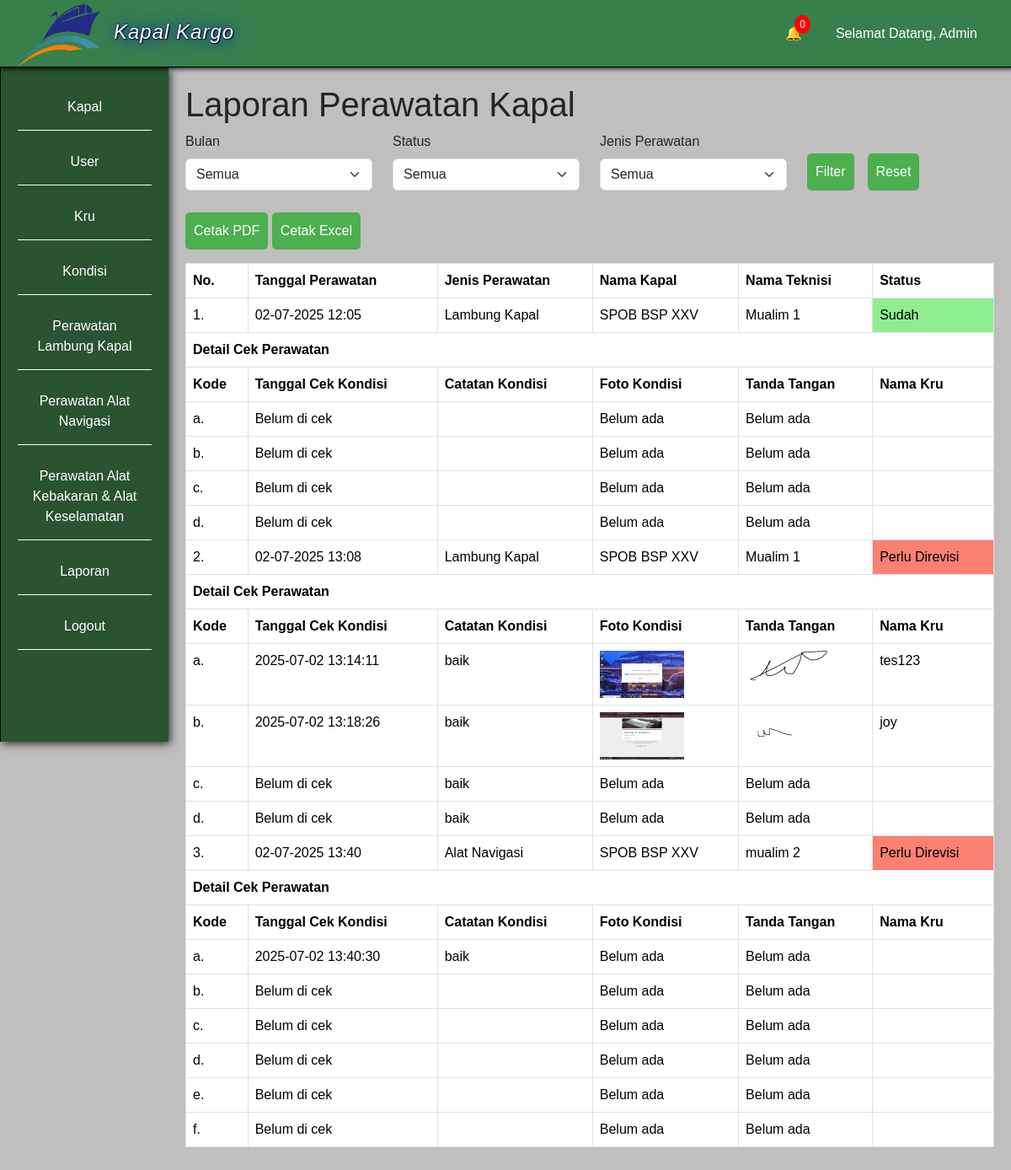
The app's page /laporan.php (signed in) with its own data.
### tables this page shows
CREATE TABLE `user` (
  `id_user` int(11) NOT NULL,
  `nama_lengkap` varchar(50) NOT NULL,
  `username` varchar(50) NOT NULL,
  `password` varchar(255) NOT NULL,
  `role` enum('Administrator','Kru Lambung Kapal','Kru Alat Navigasi Kapal','Kru Alat Kebakaran dan Keselamatan Kapal') NOT NULL
);

CREATE TABLE `jenis_perawatan` (
  `id_jenis_perawatan` int(11) NOT NULL,
  `jenis_perawatan` varchar(100) NOT NULL
);

CREATE TABLE `perawatan` (
  `id_perawatan` int(11) NOT NULL,
  `id_kapal` int(11) NOT NULL,
  `id_kru` int(11) NOT NULL,
  `id_jenis_perawatan` int(11) NOT NULL,
  `tanggal_perawatan` datetime NOT NULL,
  `status` enum('Sudah','Belum Dibaca','Perlu Direvisi') DEFAULT NULL,
  `catatan_revisi` text NOT NULL
);

CREATE TABLE `kapal` (
  `id_kapal` int(11) NOT NULL,
  `nama_kapal` varchar(255) NOT NULL,
  `foto_kapal` text NOT NULL
);

CREATE TABLE `kru` (
  `id_kru` int(11) NOT NULL,
  `nama` varchar(50) NOT NULL,
  `jabatan` varchar(50) NOT NULL,
  `id_jenis_perawatan` int(11) NOT NULL
);

CREATE TABLE `detail_perawatan` (
  `id_detail_perawatan` int(11) NOT NULL,
  `id_perawatan` int(11) NOT NULL,
  `id_kondisi` int(11) NOT NULL,
  `catatan_kondisi` text DEFAULT NULL,
  `foto_kondisi` text DEFAULT NULL,
  `tanggal_cek_kondisi` datetime DEFAULT NULL,
  `tanda_tangan` text DEFAULT NULL,
  `nama_kru` varchar(100) NOT NULL
);

### laporan.php (the view, shortened to what this page needs)
<?php
include 'koneksi.php';
$id_user = $_SESSION['id_user'];
$dataUser = mysqli_fetch_assoc(mysqli_query($conn, "SELECT * FROM user WHERE id_user = '$id_user'"));
$filter_bulan = $_GET['bulan'] ?? '';
$filter_status = $_GET['status'] ?? '';
$filter_jenis = $_GET['jenis_perawatan'] ?? '';
$query = "SELECT * FROM perawatan
INNER JOIN kapal ON perawatan.id_kapal = kapal.id_kapal
INNER JOIN kru ON perawatan.id_kru = kru.id_kru
INNER JOIN jenis_perawatan ON perawatan.id_jenis_perawatan = jenis_perawatan.id_jenis_perawatan
WHERE 1=1";
$query .= " ORDER BY tanggal_perawatan ASC";
$perawatan = mysqli_query($conn, $query);
?>
<!doctype html>
<html lang="id">
<head>
    <link href="https://cdn.jsdelivr.net/npm/bootstrap@5.3.3/dist/css/bootstrap.min.css" rel="stylesheet">
    <link rel="stylesheet" href="style.css">
  </head>
<body>
<?php include 'top-side-bar.php'; ?>
<div class="main">
    <h1>Laporan Perawatan Kapal</h1>
    <form method="get" class="row justify-content-center mb-3">
        <div class="col-md-3">
            <label>Bulan</label>
            <select name="bulan" class="form-select">
                <option value="">Semua</option>
            </select>
        </div>
        <div class="col-md-3">
            <label>Status</label>
            <select name="status" class="form-select">
                <option value="">Semua</option>
            </select>
        </div>
        <div class="col-md-3">
            <label>Jenis Perawatan</label>
            <select name="jenis_perawatan" class="form-select">
                <option value="">Semua</option>
            </select>
        </div>
        <div class="col-md-3 d-flex align-items-end">
            <button type="submit" class="btn btn-primary">Filter</button>
            <a href="laporan.php" class="btn btn-primary ms-3">Reset</a>
        </div>
    </form>
    <div class="mb-3">
        <a href="cetak_pdf.php?bulan=<?= $filter_bulan ?>&status=<?= $filter_status ?>&jenis_perawatan=<?= $filter_jenis ?>" target="_blank" class="btn btn-danger">Cetak PDF</a>
        <a href="cetak_excel.php?bulan=<?= $filter_bulan ?>&status=<?= $filter_status ?>&jenis_perawatan=<?= $filter_jenis ?>" class="btn btn-success">Cetak Excel</a>
    </div>
    <table class="table table-bordered">
        <thead>
            <tr>
                <th>No.</th>
                <th>Tanggal Perawatan</th>
                <th>Jenis Perawatan</th>
                <th>Nama Kapal</th>
                <th>Nama Teknisi</th>
                <th>Status</th>
            </tr>
        </thead>
        <tbody>
            <?php $i = 1; foreach ($perawatan as $data_perawatan): ?>
                <tr>
                    <td><?= $i++ ?>.</td>
                    <td><?= date('d-m-Y H:i', strtotime($data_perawatan['tanggal_perawatan'])) ?></td>
                    <td><?= $data_perawatan['jenis_perawatan'] ?></td>
                    <td><?= $data_perawatan['nama_kapal'] ?></td>
                    <td><?= $data_perawatan['nama'] ?></td>
                    <td style="background-color: <?= $data_perawatan['status'] == 'Sudah' ? 'lightgreen' : 'salmon' ?>;">
                        <?= $data_perawatan['status'] ?>
                    </td>
                </tr>
                <?php
                    $id_perawatan = $data_perawatan['id_perawatan'];
                    $detail_perawatan = mysqli_query($conn, "SELECT * FROM detail_perawatan
                    INNER JOIN kondisi ON detail_perawatan.id_kondisi = kondisi.id_kondisi
                    WHERE id_perawatan = '$id_perawatan'");
                ?>
                <tr><th colspan="6">Detail Cek Perawatan</th></tr>
                <tr>
                    <th>Kode</th>
                    <th>Tanggal Cek Kondisi</th>
                    <th>Catatan Kondisi</th>
                    <th>Foto Kondisi</th>
                    <th>Tanda Tangan</th>
                    <th>Nama Kru</th>
                </tr>
                <?php
                    $abjad = range('a', 'z');
                    $j = 0;
                ?>
                <?php foreach ($detail_perawatan as $ddp): ?>
                    <tr>
                        <td><?= $abjad[$j++] ?>.</td>
                        <td><?= ($ddp['tanggal_cek_kondisi'] && $ddp['tanggal_cek_kondisi'] != '0000-00-00 00:00:00') ? $ddp['tanggal_cek_kondisi'] : 'Belum di cek' ?></td>
                        <td><?= $ddp['catatan_kondisi'] ?></td>
                        <td>
                            <?php if ($ddp['foto_kondisi']): ?>
                                <a href="foto/detail_perawatan/<?= $ddp['foto_kondisi'] ?>" target="_blank">
                                    <img src="foto/detail_perawatan/<?= $ddp['foto_kondisi'] ?>" width="100">
                                </a>
                            <?php else: ?>Belum ada<?php endif ?>
                        </td>
                        <td>
                            <?php if ($ddp['tanda_tangan']): ?>
                                <a href="foto/tanda_tangan/<?= $ddp['tanda_tangan'] ?>" target="_blank">
                                    <img src="foto/tanda_tangan/<?= $ddp['tanda_tangan'] ?>" width="100">
                                </a>
                            <?php else: ?>Belum ada<?php endif ?>
                        </td>
                        <td><?= $ddp['nama_kru'] ?></td>
                    </tr>
                <?php endforeach ?>
            <?php endforeach ?>
        </tbody>
    </table>
</div>
</body>
</html>

### top-side-bar.php (shortened to what this page needs)
<div class="topbar" style="z-index: 9999;">
    <div class="logo">
        <img src="foto/logo.png" alt="logo kapal">
        <a href="index.php">Kapal Kargo</a>
    </div>
    <nav>
        <ul style="list-style: none; display: flex; gap: 20px;">
            <li class="notif-dropdown">
                <a href="#" id="notif-icon" onclick="toggleDropdown(event)">
                    🔔
                    <span id="notif-count" class="notif-count">0</span>
                </a>
            </li>
            <li><a href="#">Selamat Datang, <?= htmlspecialchars($dataUser['nama_lengkap']); ?></a></li>
        </ul>
    </nav>
</div>
<div class="sidebar" style="overflow-y: auto; padding-bottom: 150px;">
    <ul>
        <li><a href="kapal.php">Kapal</a></li>
        <?php if ($dataUser['role'] == 'Administrator'): ?>
            <li><a href="user.php">User</a></li>
            <li><a href="kru.php">Kru</a></li>
            <li><a href="kondisi.php">Kondisi</a></li>
        <?php endif ?>
        <?php
            $sidebar_jenis_perawatan = mysqli_query($conn, "SELECT * FROM jenis_perawatan");
         ?>
         <?php if ($dataUser['role'] != 'Administrator'): ?>
             <?php foreach ($sidebar_jenis_perawatan as $data_sidebar_jenis_perawatan): ?>
                <?php
                    if (
                        ($dataUser['role'] == 'Kru Lambung Kapal' && $data_sidebar_jenis_perawatan['id_jenis_perawatan'] == 1) ||
                        ($dataUser['role'] == 'Kru Alat Navigasi Kapal' && $data_sidebar_jenis_perawatan['id_jenis_perawatan'] == 2) ||
                        ($dataUser['role'] == 'Kru Alat Kebakaran dan Keselamatan Kapal' && $data_sidebar_jenis_perawatan['id_jenis_perawatan'] == 3)
                    ):
                ?>
                    <li>
                        <a href="perawatan.php?id_jenis_perawatan=<?= $data_sidebar_jenis_perawatan['id_jenis_perawatan']; ?>">
                            Perawatan <?= $data_sidebar_jenis_perawatan['jenis_perawatan']; ?>
                        </a>
                    </li>
                <?php endif; ?>
            <?php endforeach; ?>
        <?php else: ?>
            <?php foreach ($sidebar_jenis_perawatan as $data_sidebar_jenis_perawatan): ?>
                <li>
                    <a href="perawatan.php?id_jenis_perawatan=<?= $data_sidebar_jenis_perawatan['id_jenis_perawatan']; ?>">
                        Perawatan <?= $data_sidebar_jenis_perawatan['jenis_perawatan']; ?>
                    </a>
                </li>
            <?php endforeach; ?>
        <?php endif ?>
        <?php if ($dataUser['role'] == 'Administrator'): ?>
            <li><a href="laporan.php">Laporan</a></li>
        <?php endif ?>
        <li><a href="logout.php">Logout</a></li>
    </ul>
</div>

### style.css (style rules this page uses)
body { font-family: Arial, sans-serif; background-color: #c1bebe; margin: 0; }
label { display: block; margin-bottom: 8px; }
.btn { margin-top: 10px; display: inline-block; padding: 10px; border: none; border-radius: 5px; background-color: #4CAF50; color: #fff; font-size: 16px; cursor: pointer; text-decoration: none; }
.topbar { background-color: rgb(55, 128, 75); color: #fff; display: flex; align-items: center; padding: 20px; position: fixed; width: 100%; height: 80px; border-bottom: 1px solid black; box-shadow: 2px 2px 5px rgba(0,0,0,0.8); }
.logo { font-size: 24px; font-weight: 500; margin-right: auto; }
.logo img { width: 100px; height: 75px; margin-top: 5px; margin-right: 15px; float: left; }
.logo a { display: inline-block; margin-top: 20px; font-family:impact, sans-serif; letter-spacing: 1px; text-shadow: 1px 1px 2px black, 0 0 20px blue, 0 0 2px darkblue; font-style: italic; text-decoration: none; color: white; }
nav ul { list-style: none; margin: 0; padding: 0; display: flex; }
nav li { margin-right: 20px; }
nav a { color: #fff; text-decoration: none; font-size: 16px; }
.sidebar { background-color: #295331; color: #fff; height: 100vh; width: 200px; position: fixed; left: 0; padding: 20px; top: 80px; border-left: 1px solid black; box-shadow: 2px 2px 10px rgba(0,0,0,0.8); }
.sidebar ul { list-style: none; margin: 0; padding: 0; }
.sidebar li { border-bottom: 1px solid white; margin-bottom: 10px; text-align: center; }
.sidebar a { display: inline-block; color: #fff; text-decoration: none; font-size: 16px; width: 100%; padding: 15px; margin: auto; }
.main { padding-left: 220px; padding-right: 20px; padding-bottom: 20px; padding-top: 100px; }

### top-side-bar.php (style rules this page uses)
.notif-dropdown { position: relative; display: inline-block; }
.notif-count { position: absolute; top: -10px; right: -10px; background: red; color: white; border-radius: 50%; padding: 2px 6px; font-size: 12px; }

### records on screen
user: nama_lengkap "Admin"
jenis_perawatan: jenis_perawatan "Lambung Kapal"
jenis_perawatan: jenis_perawatan "Alat Navigasi"
jenis_perawatan: jenis_perawatan "Alat Kebakaran & Alat Keselamatan"
perawatan: tanggal_perawatan "02-07-2025 12:05", id_jenis_perawatan.jenis_perawatan "Lambung Kapal", id_kapal.nama_kapal "SPOB BSP XXV", id_kru.nama "Mualim 1", status "Sudah"
detail_perawatan: j "a", shows "Belum di cek", foto_kondisi "Belum ada", tanda_tangan "Belum ada"
detail_perawatan: j "b", shows "Belum di cek", foto_kondisi "Belum ada", tanda_tangan "Belum ada"
detail_perawatan: j "c", shows "Belum di cek", foto_kondisi "Belum ada", tanda_tangan "Belum ada"
detail_perawatan: j "d", shows "Belum di cek", foto_kondisi "Belum ada", tanda_tangan "Belum ada"
perawatan: tanggal_perawatan "02-07-2025 13:08", id_jenis_perawatan.jenis_perawatan "Lambung Kapal", id_kapal.nama_kapal "SPOB BSP XXV", id_kru.nama "Mualim 1", status "Perlu Direvisi"
detail_perawatan: j "a", tanggal_cek_kondisi "2025-07-02 13:14:11", catatan_kondisi "baik", foto_kondisi (picture), tanda_tangan (picture), nama_kru "tes123"
detail_perawatan: j "b", tanggal_cek_kondisi "2025-07-02 13:18:26", catatan_kondisi "baik", foto_kondisi (picture), tanda_tangan (picture), nama_kru "joy"
detail_perawatan: j "c", shows "Belum di cek", catatan_kondisi "baik", foto_kondisi "Belum ada", tanda_tangan "Belum ada"
detail_perawatan: j "d", shows "Belum di cek", catatan_kondisi "baik", foto_kondisi "Belum ada", tanda_tangan "Belum ada"
perawatan: tanggal_perawatan "02-07-2025 13:40", id_jenis_perawatan.jenis_perawatan "Alat Navigasi", id_kapal.nama_kapal "SPOB BSP XXV", id_kru.nama "mualim 2", status "Perlu Direvisi"
detail_perawatan: j "a", tanggal_cek_kondisi "2025-07-02 13:40:30", catatan_kondisi "baik", foto_kondisi "Belum ada", tanda_tangan "Belum ada"
detail_perawatan: j "b", shows "Belum di cek", foto_kondisi "Belum ada", tanda_tangan "Belum ada"
detail_perawatan: j "c", shows "Belum di cek", foto_kondisi "Belum ada", tanda_tangan "Belum ada"
detail_perawatan: j "d", shows "Belum di cek", foto_kondisi "Belum ada", tanda_tangan "Belum ada"
detail_perawatan: j "e", shows "Belum di cek", foto_kondisi "Belum ada", tanda_tangan "Belum ada"
detail_perawatan: j "f", shows "Belum di cek", foto_kondisi "Belum ada", tanda_tangan "Belum ada"
